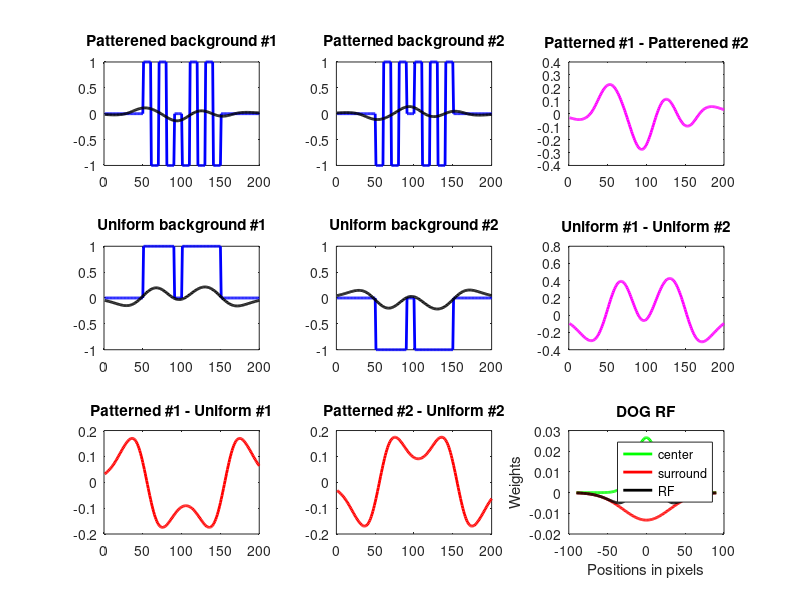

Here is the MATLAB script that generated this plot:
%% Author - Abhishek
% Hacking around with the Monnier and Shevell 2004 model, antagonistic center surround receptive field

%****************************************
% Defining Parameters 
%****************************************
close all;
clearvars;
pixperhalfcycle = 10;
pixmargin = 50;
ncycles = 5;
sigma_c = 15;
sigma_s = 2*sigma_c;

%****************************************
% Creating center-surround RF using DOG
%****************************************
z = [-3*sigma_s:1:3*sigma_s];
y_center = normpdf(z,0,sigma_c);
y_surround = normpdf(z,0,sigma_s);
RF = y_center - y_surround;
figure(2), subplot(339); plot(z,y_center,'g','Linewidth',2); hold on;
plot(z,-1*y_surround,'r','Linewidth',2);
plot(z,RF,'k','Linewidth',2); title('DOG RF'); ylabel('Weights'); 
xlabel('Positions in pixels'); legend('center','surround','RF');hold off;

%****************************************
% Patterned background #1
%****************************************
x1 = [1 -1];
x1 = repmat(x1, pixperhalfcycle, ncycles);
x1 = x1(:);
x1 = [zeros(pixmargin,1); x1; zeros(pixmargin,1)];
tmp_wotest1 = conv(x1,RF,'same');
x1(91:100) = 0;
tmp_wtest1 = conv(x1,RF,'same');
diff1 = tmp_wtest1 - tmp_wotest1;
figure(2), subplot(331); plot(x1,'b-','Linewidth',2); hold on;
% plot(tmp_wotest1,'g-','Linewidth',2);
plot(tmp_wtest1,'k-','Linewidth',2); title('Patterened background #1'); ylim([-1 1]); hold off;

%****************************************
% Patterned background #2
%****************************************
x2 = [-1 1];
x2 = repmat(x2, pixperhalfcycle, ncycles);
x2 = x2(:);
x2 = [zeros(pixmargin,1); x2; zeros(pixmargin,1)];
tmp_wotest2 = conv(x2,RF,'same');
x2(91:100) = 0;
tmp_wtest2 = conv(x2,RF,'same');
diff2 = tmp_wtest2 - tmp_wotest2;
figure(2), subplot(332); plot(x2,'b-','Linewidth',2); hold on;
% plot(tmp_wotest2,'g-','Linewidth',2);
plot(tmp_wtest2,'k-','Linewidth',2); title('Patterned background #2'); ylim([-1 1]);hold off;

%****************************************
% Uniform background #1
%****************************************
x3 = [1 1];
x3 = repmat(x3, pixperhalfcycle, ncycles);
x3 = x3(:);
x3 = [zeros(pixmargin,1); x3; zeros(pixmargin,1)];
tmp_wotest3 = conv(x3,RF,'same');
x3(91:100) = 0;
tmp_wtest3 = conv(x3,RF,'same');
diff3 = tmp_wtest3 - tmp_wotest3;
figure(2), subplot(334); plot(x3,'b-','Linewidth',2); hold on;
% plot(tmp_wotest3,'g-','Linewidth',2);
plot(tmp_wtest3,'k-','Linewidth',2); title('Uniform background #1'); ylim([-1 1]);hold off;

%****************************************
% Uniform background #2
%****************************************
x4 = [-1 -1];
x4 = repmat(x4, pixperhalfcycle, ncycles);
x4 = x4(:);
x4 = [zeros(pixmargin,1); x4; zeros(pixmargin,1)];
tmp_wotest4 = conv(x4,RF,'same');
x4(91:100) = 0;
tmp_wtest4 = conv(x4,RF,'same');
diff4 = tmp_wtest4 - tmp_wotest4;
figure(2), subplot(335); plot(x4,'b-','Linewidth',2); hold on;
% plot(tmp_wotest4,'g-','Linewidth',2);
plot(tmp_wtest4,'k-','Linewidth',2); title('Uniform background #2'); ylim([-1 1]);hold off;

%****************************************
% Plotting the color shift
%****************************************
figure(2),subplot(337); plot(tmp_wtest1-tmp_wtest3,'r','Linewidth',2); title('Patterned #1 - Uniform #1');
subplot(338); plot(tmp_wtest2-tmp_wtest4,'r','Linewidth',2);  title('Patterned #2 - Uniform #2');

figure(2),subplot(333); plot(tmp_wtest1-tmp_wtest2,'m','Linewidth',2); title('Patterned #1 - Patterened #2');
subplot(336); plot(tmp_wtest3-tmp_wtest4,'m','Linewidth',2);  title('Uniform #1 - Uniform #2');